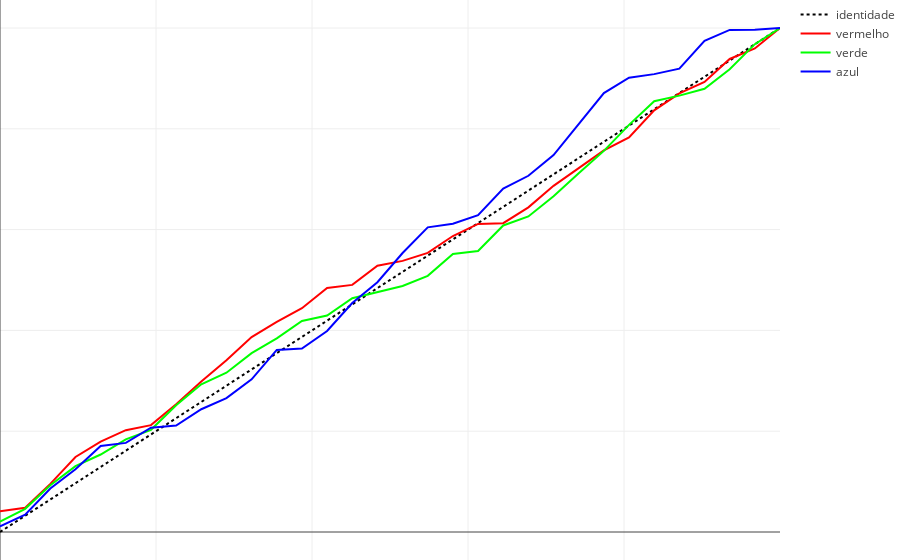

The cell this chart's notebook holds for it:
### Markdown cell above
## 2. Aleatório acumulado
---
Operador de acúmulo de uma distribuição aleatória, definido por:

$$
\large f(x)= \epsilon
$$

$$
\large F_X(x)=\frac{\int_{-\infty}^{x}f_X(t)dt}{\int_{-\infty}^{\infty}f_X(t)dt}
$$

sendo $f(x)$ a funçao aleatória e $F_X(t)$ a função de acúmulo normalizada.

### Code cell
%%time
N = 32
### Índices
i = [i for i in range(N)]
indice = ['índice {0}'.format(a) for a in i]
### Tabela de valores por eixo
t = np.array(i)/(N - 1)
np.random.seed(sum([ord(e) for e in 'aleatorio acumulado']))
Rs = np.random.uniform(0, 1, N)
Rs = np.cumsum(Rs)
Rs /= Rs.max()
Gs = np.random.uniform(0, 1, N)
Gs = np.cumsum(Gs)
Gs /= Gs.max()
Bs = np.random.uniform(0, 1, N)
Bs = np.cumsum(Bs)
Bs /= Bs.max()
### Visualização
iden = Scatter(x = t,
               y = t,
               name = 'identidade',
               line = {'dash': 'dot'},
               hovertext = indice,
               marker = {'symbol': 'none',
                         'size': 6,
                         'color': 'rgb(0, 0, 0)'})
verm = Scatter(x = t,
               y = Rs,
               name = 'vermelho',
               line = {'dash': 'line'},
               hovertext = indice,
               marker = {'symbol': 'none',
                         'size': 6,
                         'color': 'rgb(255, 0, 0)'})
verd = Scatter(x = t,
               y = Gs,
               name = 'verde',
               line = {'dash': 'line'},
               hovertext = indice,
               marker = {'symbol': 'none',
                         'size': 6,
                         'color': 'rgb(0, 255, 0)'})
azul = Scatter(x = t,
               y = Bs,
               name = 'azul',
               line = {'dash': 'line'},
               hovertext = indice,
               marker = {'symbol': 'none',
                         'size': 6,
                         'color': 'rgb(0, 0, 255)'})
gammaOP = [iden, verm, verd, azul]
layout = Layout(margin = {'l': 0, 'r': 0, 'b': 0, 't':0}, showlegend = True)
fig = Figure(data = gammaOP, layout = layout)
iplot(fig, filename = 'LUT1D_ccoCUMSUM', show_link = False)

### Figure 1 — Plotly figure (JSON) as saved in the notebook; plotly's stock layout.template omitted (floating-point values rounded to 4 significant figures)
{"data": [{"hovertext": ["índice 0", "índice 1", "índice 2", "índice 3", "índice 4", "índice 5", "índice 6", "índice 7", "índice 8", "índice 9", "índice 10", "índice 11", "índice 12", "índice 13", "índice 14", "índice 15", "índice 16", "índice 17", "índice 18", "índice 19", "índice 20", "índice 21", "índice 22", "índice 23", "índice 24", "índice 25", "índice 26", "índice 27", "índice 28", "índice 29", "índice 30", "índice 31"], "line": {"dash": "dot"}, "marker": {"color": "rgb(0, 0, 0)", "size": 6, "symbol": "none"}, "name": "identidade", "type": "scatter", "x": [0, 0.03226, 0.06452, 0.09677, 0.129, 0.1613, 0.1935, 0.2258, 0.2581, 0.2903, 0.3226, 0.3548, 0.3871, 0.4194, 0.4516, 0.4839, 0.5161, 0.5484, 0.5806, 0.6129, 0.6452, 0.6774, 0.7097, 0.7419, 0.7742, 0.8065, 0.8387, 0.871, 0.9032, 0.9355, 0.9677, 1], "y": [0, 0.03226, 0.06452, 0.09677, 0.129, 0.1613, 0.1935, 0.2258, 0.2581, 0.2903, 0.3226, 0.3548, 0.3871, 0.4194, 0.4516, 0.4839, 0.5161, 0.5484, 0.5806, 0.6129, 0.6452, 0.6774, 0.7097, 0.7419, 0.7742, 0.8065, 0.8387, 0.871, 0.9032, 0.9355, 0.9677, 1]}, {"hovertext": ["índice 0", "índice 1", "índice 2", "índice 3", "índice 4", "índice 5", "índice 6", "índice 7", "índice 8", "índice 9", "índice 10", "índice 11", "índice 12", "índice 13", "índice 14", "índice 15", "índice 16", "índice 17", "índice 18", "índice 19", "índice 20", "índice 21", "índice 22", "índice 23", "índice 24", "índice 25", "índice 26", "índice 27", "índice 28", "índice 29", "índice 30", "índice 31"], "line": {"dash": "line"}, "marker": {"color": "rgb(255, 0, 0)", "size": 6, "symbol": "none"}, "name": "vermelho", "type": "scatter", "x": [0, 0.03226, 0.06452, 0.09677, 0.129, 0.1613, 0.1935, 0.2258, 0.2581, 0.2903, 0.3226, 0.3548, 0.3871, 0.4194, 0.4516, 0.4839, 0.5161, 0.5484, 0.5806, 0.6129, 0.6452, 0.6774, 0.7097, 0.7419, 0.7742, 0.8065, 0.8387, 0.871, 0.9032, 0.9355, 0.9677, 1], "y": [0.04123, 0.0482, 0.09548, 0.1488, 0.1795, 0.202, 0.2121, 0.2536, 0.2985, 0.3408, 0.3869, 0.4168, 0.4441, 0.4841, 0.4903, 0.5282, 0.538, 0.5538, 0.5872, 0.6112, 0.6128, 0.6441, 0.6869, 0.7227, 0.7571, 0.7829, 0.8366, 0.8702, 0.893, 0.9386, 0.9594, 1]}, {"hovertext": ["índice 0", "índice 1", "índice 2", "índice 3", "índice 4", "índice 5", "índice 6", "índice 7", "índice 8", "índice 9", "índice 10", "índice 11", "índice 12", "índice 13", "índice 14", "índice 15", "índice 16", "índice 17", "índice 18", "índice 19", "índice 20", "índice 21", "índice 22", "índice 23", "índice 24", "índice 25", "índice 26", "índice 27", "índice 28", "índice 29", "índice 30", "índice 31"], "line": {"dash": "line"}, "marker": {"color": "rgb(0, 255, 0)", "size": 6, "symbol": "none"}, "name": "verde", "type": "scatter", "x": [0, 0.03226, 0.06452, 0.09677, 0.129, 0.1613, 0.1935, 0.2258, 0.2581, 0.2903, 0.3226, 0.3548, 0.3871, 0.4194, 0.4516, 0.4839, 0.5161, 0.5484, 0.5806, 0.6129, 0.6452, 0.6774, 0.7097, 0.7419, 0.7742, 0.8065, 0.8387, 0.871, 0.9032, 0.9355, 0.9677, 1], "y": [0.02056, 0.046, 0.09272, 0.1306, 0.1537, 0.1837, 0.2028, 0.2514, 0.2932, 0.3161, 0.3549, 0.3843, 0.4186, 0.4296, 0.4637, 0.4767, 0.4882, 0.5082, 0.5515, 0.5575, 0.6082, 0.6261, 0.6663, 0.7119, 0.7562, 0.8078, 0.8547, 0.8658, 0.8795, 0.9183, 0.9679, 1]}, {"hovertext": ["índice 0", "índice 1", "índice 2", "índice 3", "índice 4", "índice 5", "índice 6", "índice 7", "índice 8", "índice 9", "índice 10", "índice 11", "índice 12", "índice 13", "índice 14", "índice 15", "índice 16", "índice 17", "índice 18", "índice 19", "índice 20", "índice 21", "índice 22", "índice 23", "índice 24", "índice 25", "índice 26", "índice 27", "índice 28", "índice 29", "índice 30", "índice 31"], "line": {"dash": "line"}, "marker": {"color": "rgb(0, 0, 255)", "size": 6, "symbol": "none"}, "name": "azul", "type": "scatter", "x": [0, 0.03226, 0.06452, 0.09677, 0.129, 0.1613, 0.1935, 0.2258, 0.2581, 0.2903, 0.3226, 0.3548, 0.3871, 0.4194, 0.4516, 0.4839, 0.5161, 0.5484, 0.5806, 0.6129, 0.6452, 0.6774, 0.7097, 0.7419, 0.7742, 0.8065, 0.8387, 0.871, 0.9032, 0.9355, 0.9677, 1], "y": [0.01104, 0.03428, 0.08642, 0.1246, 0.1705, 0.1768, 0.207, 0.2113, 0.2436, 0.2655, 0.3029, 0.3613, 0.364, 0.3988, 0.4543, 0.4955, 0.5535, 0.6045, 0.6115, 0.6287, 0.6815, 0.7068, 0.748, 0.8091, 0.8709, 0.9013, 0.9085, 0.9193, 0.9746, 0.9962, 0.9964, 1]}], "layout": {"margin": {"b": 0, "l": 0, "r": 0, "t": 0}, "showlegend": true}}
